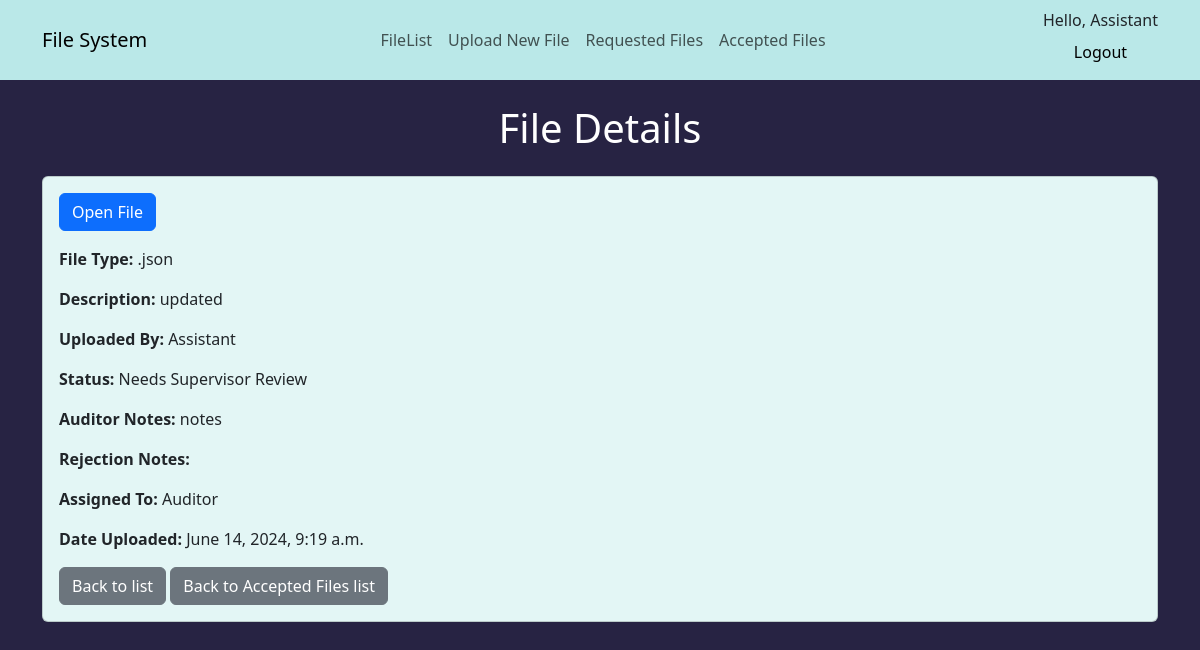
/file/1/ (signed in), run on the app's committed database.
### DocumentFlow/models.py (models this page shows, shortened)
class File(models.Model):
    FILE_TYPE_CHOICES = [
        ('.txt', '.txt'),
        ('.csv', '.csv'),
        ('.json', '.json'),
        ('.docx', '.docx'),
        ('.pdf', '.pdf'),
        ('.jpg', '.jpg'),
        ('.mp3', '.mp3'),
        ('.mp4', '.mp4'),
    ]
    file = models.FileField(upload_to='static/uploads/')
    file_type = models.CharField(max_length=10, choices=FILE_TYPE_CHOICES)
    description = models.TextField()
    uploaded_by = models.ForeignKey(User, on_delete=models.CASCADE, related_name='uploaded_files')
    status = models.CharField(max_length=20, choices=STATUS_CHOICES, default=STATUS_PENDING)
    assigned_to = models.ForeignKey(User, on_delete=models.CASCADE, related_name='assigned_files', null=True, blank=True)
    date_uploaded = models.DateTimeField(auto_now_add=True)
    notes = models.TextField(blank=True)
    rejection_notes = models.TextField(blank=True)

### DocumentFlow/views.py (the view)
# urls.py: path('file/<int:pk>/', views.file_detail, name='file_detail'),
@login_required(login_url='loginPage')
def file_detail(request, pk):
    file = get_object_or_404(File, pk=pk)
    file_url = reverse('serve_file', args=[file.pk])
    return render(request, 'DocumentFlow/file_detail.html', {'file': file, 'file_url': file_url,})

### DocumentFlow/templates/DocumentFlow/file_detail.html (shortened to what this page needs)
{% extends "DocumentFlow/main.html" %}
{% block content %}
<div class="container mt-4">
    <h1 class="text-white text-center mb-4">File Details</h1>
    <div class="card" style="background-color :#e3f6f5;">
        <div class="card-body">
            <p><a href="{{ file_url }}" target="_blank" class="btn btn-primary">Open File</a></p>
            <p><strong>File Type:</strong> {{ file.file_type }}</p>
            <p><strong>Description:</strong> {{ file.description }}</p>
            <p><strong>Uploaded By:</strong> {{ file.uploaded_by }}</p>
            <p><strong>Status:</strong> {{ file.status }}</p>
            <p><strong>Auditor Notes:</strong> {{ file.notes }}</p>
            <p><strong>Rejection Notes:</strong> {{ file.rejection_notes }}</p>
            <p><strong>Assigned To:</strong> {{ file.assigned_to }}</p>
            <p><strong>Date Uploaded:</strong> {{ file.date_uploaded }}</p>
            <a href="{% url 'file_list' %}" class="btn btn-secondary">Back to list</a>
            <a href="{% url 'accepted_file_list' %}" class="btn btn-secondary">Back to Accepted Files list</a>
        </div>
    </div>
</div>
{% endblock %}

### DocumentFlow/templates/DocumentFlow/navbar.html (shortened to what this page needs)
<nav class="navbar sticky-top navbar-expand-lg navbar-light" style="background-color:#bae8e8">
  <div class="container">
    <a class="navbar-brand" href="">File System</a>
    <div class="collapse navbar-collapse justify-content-between" id="navbarNav">
      <ul class="navbar-nav mx-auto">
        <li class="nav-item active">
          <a class="nav-link" href="{% url "file_list" %}">FileList</a>
        </li>
        <li class="nav-item">
          {% if request.user.groups.all.0.name == "Assistant" or request.user.groups.all.0.name == "Auditor" %}
          <a class="nav-link" href="{% url 'upload_file' %}">Upload New File</a>
          {% endif %}
        </li>
        <li class="nav-item">
          <a class="nav-link" href="{% url "file_request_list" %}">Requested Files</a>
        </li>
          <li class="nav-item">
            <a class="nav-link" href="{% url "accepted_file_list" %}">Accepted Files</a>
          </li>
      </ul>
        <ul class="navbar-nav">
          <li class="nav-item">
            <span class="hello-msg">Hello, {{request.user}}</span>
            <a class="nav-link btn btn-info text-black ml-auto" href="{% url 'logout' %}">Logout</a>
          </li>
        </ul>
    </div>
  </div>
</nav>

### DocumentFlow/templates/DocumentFlow/main.html (style rules this page uses)
body { background-color : #272343; }

### data on the page
File: file_type ".json", description "updated", uploaded_by "Assistant", status "Needs Supervisor Review", notes "notes", assigned_to "Auditor", date_uploaded "June 14, 2024, 9:19 a.m."

### other printed values
{{ request.user }} "Assistant"
